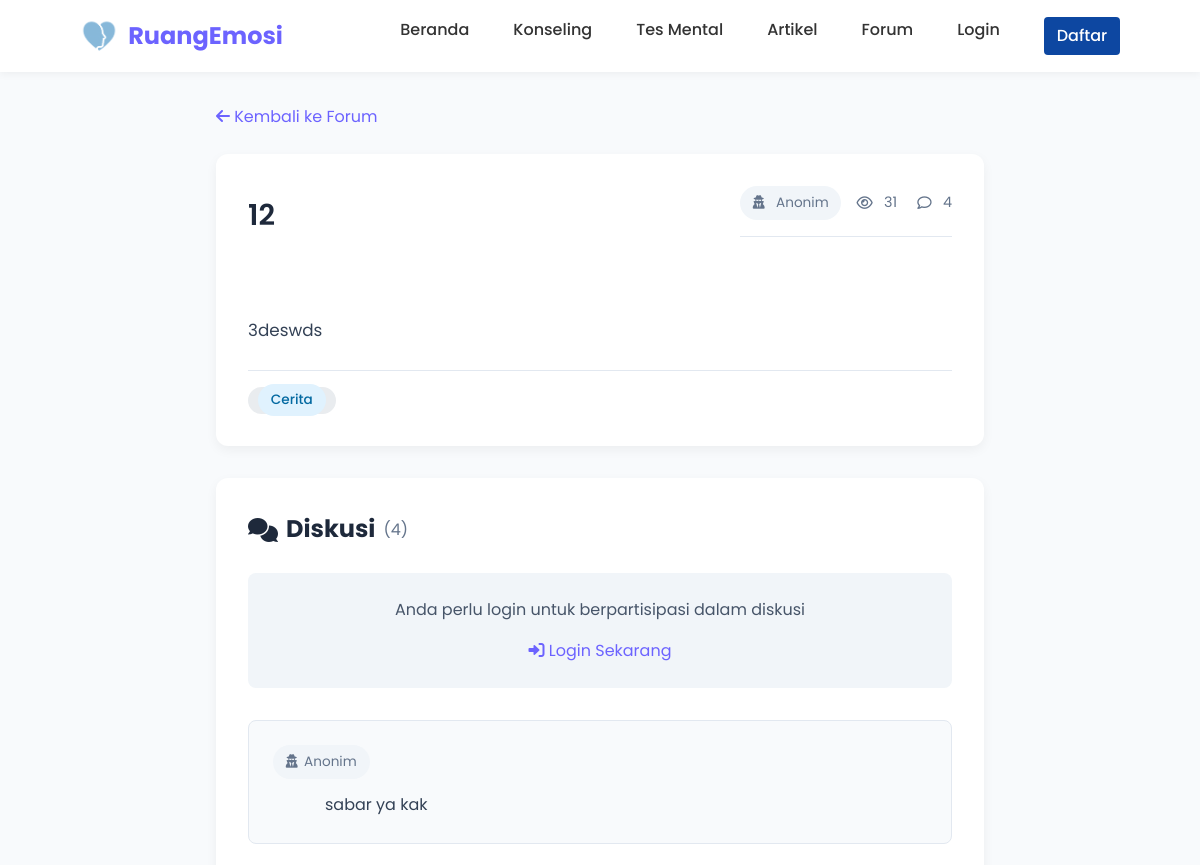
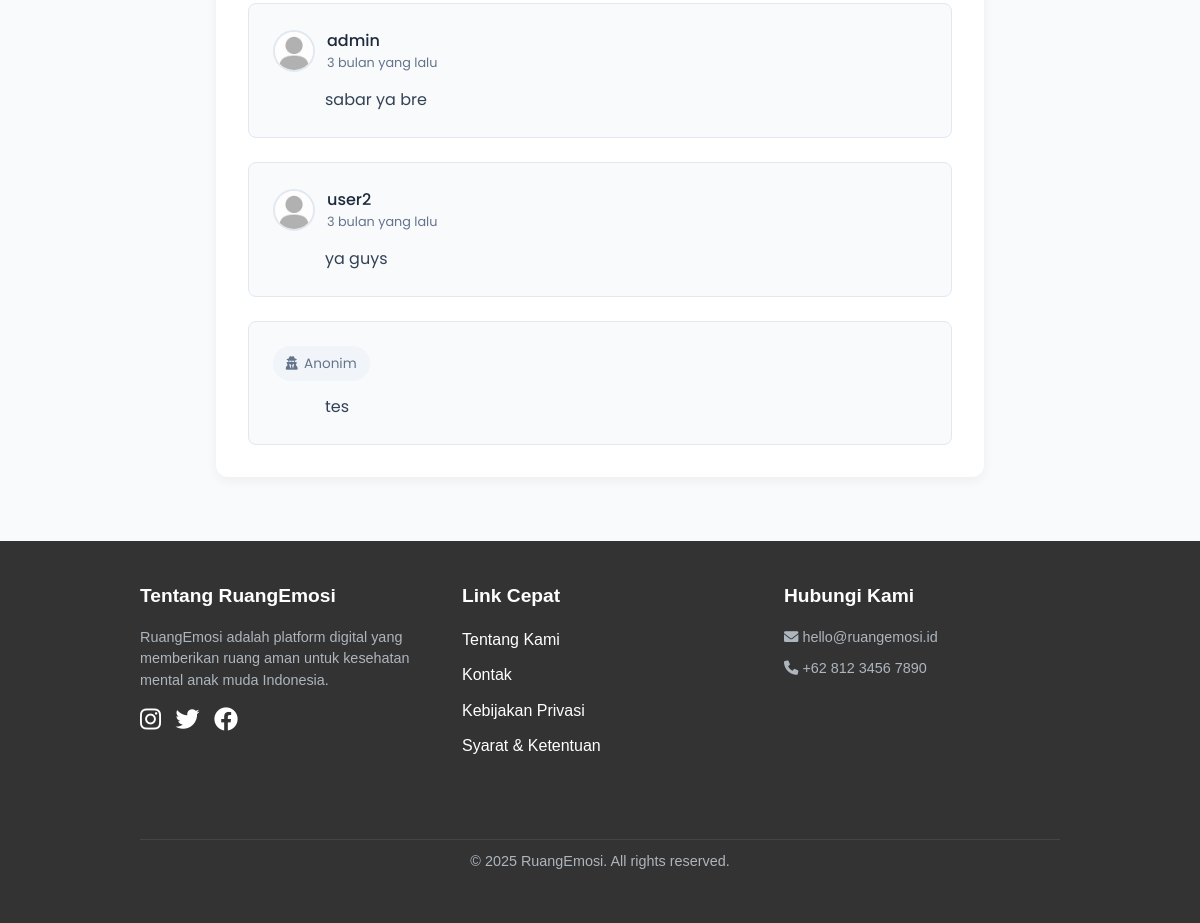
Page /forum/post.php?id=30 on the committed database (2 pictures, top to bottom).
### tables this page shows
CREATE TABLE `forum_posts` (
  `post_id` int NOT NULL,
  `user_id` int NOT NULL,
  `title` varchar(255) NOT NULL,
  `content` text NOT NULL,
  `is_anonymous` tinyint(1) DEFAULT '1',
  `category` enum('curhat','tanya','dukungan','cerita') NOT NULL,
  `view_count` int DEFAULT '0',
  `reply_count` int DEFAULT '0',
  `created_at` timestamp NULL DEFAULT CURRENT_TIMESTAMP,
  `updated_at` timestamp NULL DEFAULT CURRENT_TIMESTAMP ON UPDATE CURRENT_TIMESTAMP,
  `image_path` varchar(255) DEFAULT NULL,
  `voice_path` varchar(255) DEFAULT NULL
);

CREATE TABLE `forum_replies` (
  `reply_id` int NOT NULL,
  `post_id` int NOT NULL,
  `user_id` int NOT NULL,
  `content` text NOT NULL,
  `is_anonymous` tinyint(1) DEFAULT '1',
  `created_at` timestamp NULL DEFAULT CURRENT_TIMESTAMP,
  `voice_path` varchar(255) DEFAULT NULL
);

CREATE TABLE `users` (
  `user_id` int NOT NULL,
  `username` varchar(50) NOT NULL,
  `email` varchar(100) NOT NULL,
  `password` varchar(255) NOT NULL,
  `full_name` varchar(100) DEFAULT NULL,
  `birth_date` date DEFAULT NULL,
  `gender` enum('L','P','Lainnya') DEFAULT NULL,
  `is_anonymous` tinyint(1) DEFAULT '1',
  `is_counselor` tinyint(1) DEFAULT '0',
  `bio` text,
  `profile_pic` varchar(255) DEFAULT NULL,
  `created_at` timestamp NULL DEFAULT CURRENT_TIMESTAMP,
  `updated_at` timestamp NULL DEFAULT CURRENT_TIMESTAMP ON UPDATE CURRENT_TIMESTAMP,
  `is_admin` tinyint(1) DEFAULT '0',
  `remember_token` varchar(64) DEFAULT NULL,
  `remember_token_expiry` datetime DEFAULT NULL,
  `reset_token` varchar(64) DEFAULT NULL,
  `reset_token_expiry` datetime DEFAULT NULL,
  `reset_attempts` int DEFAULT '0',
  `status` enum('active','pending') DEFAULT 'active',
  `profile_image` varchar(255) DEFAULT 'default.png'
);

### includes/functions.php (called while the page is built, shortened)
<?php
function is_logged_in()
{
    return isset($_SESSION['user_id']);
}
if (!function_exists('time_ago')) {
    function time_ago($datetime, $full = false)
    {
        $now = new DateTime;
        $ago = new DateTime($datetime);
        $diff = $now->diff($ago);
        $weeks = floor($diff->d / 7);
        $diff->d -= $weeks * 7;
        $string = array(
            'y' => 'tahun',
            'm' => 'bulan',
            'd' => 'hari',
            'h' => 'jam',
            'i' => 'menit',
            's' => 'detik',
        );
        foreach ($string as $k => &$v) {
            if ($k == 'w' && $weeks > 0) {
                $v = $weeks . ' ' . $v . ($weeks > 1 ? 's' : '');
            } elseif ($diff->$k) {
                $v = $diff->$k . ' ' . $v . ($diff->$k > 1 ? '' : '');
            } else {
                unset($string[$k]);
            }
        }
        if (!$full) $string = array_slice($string, 0, 1);
        return $string ? implode(', ', $string) . ' yang lalu' : 'baru saja';
    }
}
?>

### forum/post.php (the view, shortened to what this page needs)
<?php
require_once '../includes/functions.php';
require_once '../includes/auth.php';
$post_id = (int)$_GET['id'];
$stmt = $conn->prepare("SELECT p.*, u.username, u.profile_pic
                       FROM forum_posts p
                       LEFT JOIN users u ON p.user_id = u.user_id
                       WHERE p.post_id = ?");
$stmt->bind_param("i", $post_id);
$stmt->execute();
$result = $stmt->get_result();
$post = $result->fetch_assoc();
$conn->query("UPDATE forum_posts SET view_count = view_count + 1 WHERE post_id = $post_id");
$stmt = $conn->prepare("SELECT r.*, u.username, u.profile_pic
                       FROM forum_replies r
                       LEFT JOIN users u ON r.user_id = u.user_id
                       WHERE r.post_id = ?
                       ORDER BY r.created_at ASC");
$stmt->bind_param("i", $post_id);
$stmt->execute();
$replies = $stmt->get_result()->fetch_all(MYSQLI_ASSOC);
require_once '../includes/header.php';
?>
<section class="mindspace-post-container">
    <div class="emotion-container">
        <div class="post-navigation">
            <a href="<?php echo BASE_URL; ?>/forum" class="emotion-btn emotion-btn-secondary">
                <i class="fas fa-arrow-left"></i> Kembali ke Forum
            </a>
        </div>
        <article class="mindspace-post-card">
            <div class="post-header">
                <h1 class="post-title"><?php echo htmlspecialchars($post['title']); ?></h1>
                <div class="post-meta">
                    <div class="author-info">
                        <?php if ($post['is_anonymous'] && (!is_logged_in() || $post['user_id'] != $_SESSION['user_id'])): ?>
                            <div class="anonymous-badge">
                                <i class="fas fa-user-secret"></i> Anonim
                            </div>
                        <?php endif; ?>
                    </div>
                    <div class="post-stats">
                        <span class="stat-item"><i class="far fa-eye"></i> <?php echo $post['view_count']; ?></span>
                        <span class="stat-item"><i class="far fa-comment"></i> <?php echo $post['reply_count']; ?></span>
                    </div>
                </div>
            </div>
            <div class="post-content">
                <?php echo nl2br(htmlspecialchars($post['content'])); ?>
            </div>
            <div class="post-footer">
                <div class="post-category">
                    <span class="category-badge"><?php
                                                    $categories = [
                                                        'curhat' => 'Curhat',
                                                        'tanya' => 'Tanya',
                                                        'dukungan' => 'Dukungan',
                                                        'cerita' => 'Cerita'
                                                    ];
                                                    echo $categories[$post['category']] ?? 'Umum';
                                                    ?></span>
                </div>
            </div>
        </article>
        <div class="mindspace-replies-section" id="replies">
            <h2 class="replies-title"><i class="fas fa-comments"></i> Diskusi <span class="reply-count">(<?php echo count($replies); ?>)</span></h2>
            <?php if (is_logged_in()): ?>
                <div class="reply-form-container">
                    <form action="<?php echo htmlspecialchars($_SERVER['REQUEST_URI']); ?>" method="POST" class="reply-form">
                        <div class="form-group">
                            <textarea name="content" rows="4" placeholder="Bagikan pemikiran atau pengalaman Anda..."></textarea>
                        </div>
                        <div class="form-group voice-recorder-container">
                            <label class="voice-recorder-label">Rekam Voice Note:</label>
                            <div class="voice-controls">
                                <button type="button" id="comment-record-btn" class="btn btn-primary">
                                    <i class="fas fa-microphone"></i> Mulai Rekam
                                </button>
                                <button type="button" id="comment-stop-btn" class="btn btn-danger" disabled>
                                    <i class="fas fa-stop"></i> Stop
                                </button>
                            </div>
                            <audio id="comment-audio" controls class="audio-preview"></audio>
                            <input type="hidden" name="voice_note_path" id="comment-voice-path">
                            <small class="audio-info">Maksimal durasi: 2 menit</small>
                        </div>
                        <div class="form-footer">
                            <?php if ($_SESSION['is_anonymous']): ?>
                                <div class="checkbox-group">
                                    <input type="checkbox" id="is_anonymous" name="is_anonymous" checked>
                                    <label for="is_anonymous">Kirim sebagai anonim</label>
                                </div>
                            <?php endif; ?>
                            <button type="submit" class="emotion-btn emotion-btn-primary">
                                <i class="fas fa-paper-plane"></i> Kirim
                            </button>
                        </div>
                    </form>
                </div>
            <?php else: ?>
                <div class="login-prompt">
                    <p>Anda perlu login untuk berpartisipasi dalam diskusi</p>
                    <a href="<?php echo BASE_URL; ?>/login.php?redirect=<?php echo urlencode($_SERVER['REQUEST_URI']); ?>" class="emotion-btn emotion-btn-primary">
                        <i class="fas fa-sign-in-alt"></i> Login Sekarang
                    </a>
                </div>
            <?php endif; ?>
            <div class="replies-list">
                <?php if (!empty($replies)): ?>
                    <?php foreach ($replies as $reply): ?>
                        <div class="reply-card">
                            <div class="reply-header">
                                <?php if ($reply['is_anonymous'] && (!is_logged_in() || $reply['user_id'] != $_SESSION['user_id'])): ?>
                                    <div class="anonymous-badge">
                                        <i class="fas fa-user-secret"></i> Anonim
                                    </div>
                                <?php else: ?>
                                    <img src="<?php echo $reply['profile_pic'] ?
                                                    BASE_URL . '/assets/images/profiles/' . $reply['profile_pic'] :
                                                    BASE_URL . '/assets/images/profiles/default-pic.jpg'; ?>"
                                        alt="Profile" class="profile-pic">
                                    <div class="reply-author">
                                        <span class="username"><?php echo htmlspecialchars($reply['username']); ?></span>
                                        <span class="reply-date"><?php echo time_ago($reply['created_at']); ?></span>
                                    </div>
                                <?php endif; ?>
                            </div>
                            <div class="reply-content">
                                <?php echo nl2br(htmlspecialchars($reply['content'])); ?>
                            </div>
                        </div>
                    <?php endforeach; ?>
                <?php endif; ?>
            </div>
        </div>
    </div>
</section>
<?php require_once '../includes/footer.php'; ?>

### assets/css/style.css (style rules this page uses)
:root { --primary-color: #6C63FF; --secondary-color: #4D44DB; --accent-color: #FF6584; --light-color: #F8F9FA; --dark-color: #212529; --gray-color: #6C757D; --light-gray: #E9ECEF; --success-color: #28A745; --warning-color: #FFC107; --danger-color: #DC3545; --pastel-blue: #A7C5EB; --pastel-purple: #C4A7E8; --pastel-pink: #F5C3C2; --pastel-green: #C1E1C1; }
* { margin: 0; padding: 0; box-sizing: border-box; }
body { font-family: 'Poppins', sans-serif; line-height: 1.6; color: var(--dark-color); background-color: #F9F9F9; }
a { text-decoration: none; color: var(--primary-color); transition: all 0.3s ease; }
.post-header { display: flex; justify-content: space-between; align-items: center; margin-bottom: 15px; }
.anonymous-badge { background-color: #E9ECEF; color: var(--gray-color); padding: 3px 10px; border-radius: 20px; font-size: 0.8rem; }
.post-category { background-color: var(--light-gray); color: var(--gray-color); padding: 3px 10px; border-radius: 20px; font-size: 0.8rem; }
.post-footer { display: flex; justify-content: space-between; align-items: center; margin-top: 20px; padding-top: 15px; border-top: 1px solid #E9ECEF; }
.post-meta { display: flex; gap: 15px; font-size: 0.9rem; color: var(--gray-color); }
.post-meta i { margin-right: 5px; }

### includes/header.php (style rules this page uses)
* { margin: 0; padding: 0; box-sizing: border-box; }
body { font-family: 'Poppins', sans-serif; line-height: 1.6; color: #333; background-color: #f8f9fa; }

### forum/post.php (style rules this page uses)
.mindspace-post-container { padding: 2rem 0 4rem; background-color: #f8fafc; }
.emotion-container { max-width: 800px; margin: 0 auto; padding: 0 1rem; }
.post-navigation { margin-bottom: 1.5rem; }
.mindspace-post-card { background: #ffffff; border-radius: 12px; box-shadow: 0 4px 12px rgba(0, 0, 0, 0.05); padding: 2rem; margin-bottom: 2rem; }
.post-header { margin-bottom: 1.5rem; }
.post-title { font-size: 1.8rem; font-weight: 600; color: #1e293b; margin-bottom: 1rem; line-height: 1.4; }
.post-meta { display: flex; justify-content: space-between; align-items: center; margin-bottom: 1.5rem; padding-bottom: 1rem; border-bottom: 1px solid #e2e8f0; }
.author-info { display: flex; align-items: center; gap: 0.75rem; }
.profile-pic { width: 42px; height: 42px; border-radius: 50%; object-fit: cover; border: 2px solid #e2e8f0; }
.username { font-weight: 500; color: #1e293b; }
.anonymous-badge { background-color: #f1f5f9; padding: 0.4rem 0.8rem; border-radius: 20px; font-size: 0.85rem; color: #64748b; display: inline-flex; align-items: center; gap: 0.4rem; }
.post-stats { display: flex; gap: 1.25rem; }
.stat-item { display: flex; align-items: center; gap: 0.4rem; font-size: 0.9rem; color: #64748b; }
.post-content { line-height: 1.8; color: #334155; margin-bottom: 1.5rem; white-space: pre-line; font-size: 1.05rem; }
.post-footer { display: flex; justify-content: space-between; align-items: center; padding-top: 1rem; border-top: 1px solid #e2e8f0; }
.category-badge { background-color: #e0f2fe; color: #0369a1; padding: 0.4rem 0.8rem; border-radius: 20px; font-size: 0.85rem; font-weight: 500; }
.mindspace-replies-section { background: #ffffff; border-radius: 12px; box-shadow: 0 4px 12px rgba(0, 0, 0, 0.05); padding: 2rem; }
.replies-title { font-size: 1.5rem; color: #1e293b; margin-bottom: 1.5rem; display: flex; align-items: center; gap: 0.5rem; }
.reply-count { color: #64748b; font-size: 1rem; font-weight: normal; }
.login-prompt { text-align: center; padding: 1.5rem; background-color: #f1f5f9; border-radius: 8px; margin-bottom: 2rem; }
.login-prompt p { margin-bottom: 1rem; color: #475569; }
.replies-list { display: flex; flex-direction: column; gap: 1.5rem; }
.reply-card { padding: 1.5rem; border-radius: 8px; background-color: #f8fafc; border: 1px solid #e2e8f0; }
.reply-header { display: flex; align-items: center; gap: 0.75rem; margin-bottom: 0.75rem; }
.reply-author { display: flex; flex-direction: column; }
.reply-date { font-size: 0.8rem; color: #64748b; }
.reply-content { color: #334155; line-height: 1.7; margin-left: 3.25rem; }

### rows in the picture
forum_posts: title "12", view_count "31", reply_count "4", content "3deswds", category "Cerita"
forum_replies: is_anonymous 1 (drawn), content "sabar ya kak"
forum_replies: is_anonymous 0 (drawn), user.username "admin", created_at "3 bulan yang lalu", content "sabar ya bre"
forum_replies: is_anonymous 0 (drawn), user.username "user2", created_at "3 bulan yang lalu", content "ya guys"
forum_replies: is_anonymous 1 (drawn), content "tes"

### other values in the picture
count($replies) "4"
